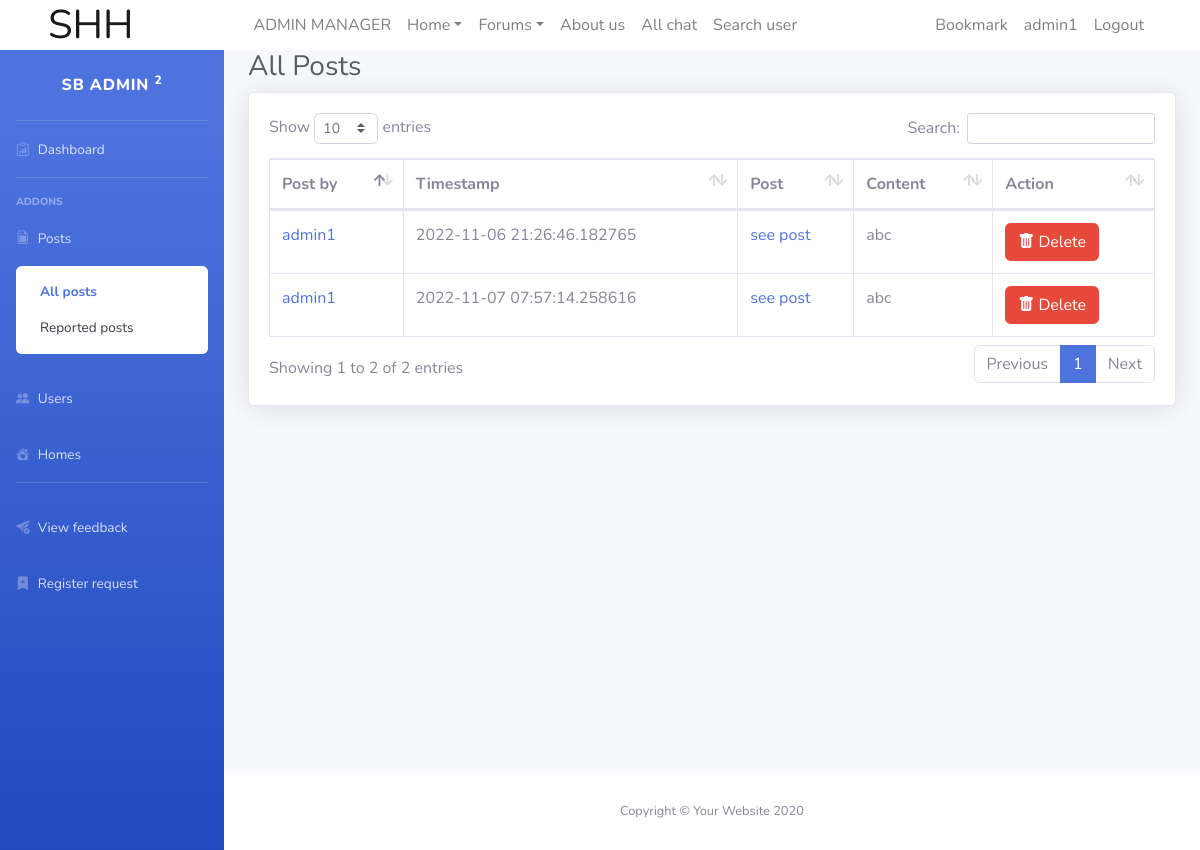
The page /admin/all_Posts (signed in) on the database its author committed.
### models/user.py (models this page shows)
class User(db.Model):
    id = db.Column(db.Integer, primary_key=True)
    username = db.Column(db.String(80), unique=True, nullable=False)
    email = db.Column(db.String(120), unique=True, nullable=False)
    password = db.Column(db.String(120), nullable=False)
    banned = db.Column(db.Boolean, nullable=True, default=False)
    role = db.Column(db.String(80), nullable=False, default=UserRole.MEMBER)
    posts = db.relationship('Post', back_populates="author")
    comments = db.relationship('Comment')
    reports = db.relationship('ReportPost', backref='user', lazy=True)
    reporthomes = db.relationship('ReportHome', backref='user', lazy=True)
    reportUsers = db.relationship('ReportUser', backref='user', lazy=True)
    reportUserDetail = db.relationship(
        'ReportUserDetail', backref='user', lazy=True)
    home = db.relationship('Home', backref='owner', lazy=True)
    RoomRequest = db.relationship(
        'RoomRequest', primaryjoin="User.id==RoomRequest.user_id", backref='user', lazy=True)

### models/post.py (models this page shows)
class Post(db.Model):
    id = db.Column(db.Integer, primary_key=True)
    content = db.Column(db.String(1000), unique=False, nullable=False)
    author_id = db.Column(db.Integer, db.ForeignKey('user.id'), nullable=False)
    timestamp = db.Column(db.DateTime, nullable=False, default=datetime.utcnow)
    author = db.relationship("User", back_populates="posts")
    image = db.relationship('PostImage', back_populates='post', uselist=False)
    upvotes = db.relationship('Upvote', back_populates="post")
    comments = db.relationship('Comment', backref='post', lazy=True)
    reports = db.relationship('ReportPost', backref='post', lazy=True)

### routers/admin.py (the view)
@admin_router.route("/all_Posts")
@admin_required
def all_Posts():
    return controllers.admin.all_Posts()

### app.py (called while the page is built)
@app.after_request
def apply_caching(response):
    response.headers["X-Frame-Options"] = "SAMEORIGIN"
    response.headers["HTTP-HEADER"] = "VALUE"
    return response

### controllers/admin.py (called while the page is built)
def all_Posts():
    posts = Post.query.all()
    return render_template('admin/allPosts.html', posts=posts)

### templates/admin/allPosts.html (shortened to what this page needs)
<!DOCTYPE html>
<html lang="en">
<head>
    <link href="../../static/css/admin/all.min.css" rel="stylesheet" type="text/css">
    <link href="../../static/css/admin/sb-admin-2.min.css" rel="stylesheet">
    <link href="../../static/css/admin/dataTables.bootstrap4.min.css" rel="stylesheet">
    <link rel="stylesheet" href="https://cdn.jsdelivr.net/npm/bootstrap-icons@1.9.1/font/bootstrap-icons.css">
</head>
<body id="page-top">
    {% include 'components/navbar.html' %}
    <div id="wrapper">
        <ul class="navbar-nav bg-gradient-primary sidebar sidebar-dark accordion" id="accordionSidebar">
            <a class="sidebar-brand d-flex align-items-center justify-content-center" href="index.html">
                <div class="sidebar-brand-text mx-3">SB Admin <sup>2</sup></div>
            </a>
            <hr class="sidebar-divider my-0">
            <li class="nav-item">
                <a class="nav-link" href="{{url_for('admin_router.dashBoard')}}" data-target="#deletePost">
                    <i class="bi bi-clipboard-data"></i>
                    <span>Dashboard</span></a>
            </li>
            <hr class="sidebar-divider">
            <div class="sidebar-heading">
                Addons
            </div>
            <li class="nav-item">
                <a class="nav-link collapsed" href="#" data-toggle="collapse" data-target="#collapsePages"
                    aria-expanded="true" aria-controls="collapsePages">
                    <i class="bi bi-file-earmark-post"></i>
                    <span>Posts</span>
                </a>
                <div id="collapsePages" class="collapse show" aria-labelledby="headingPages"
                    data-parent="#accordionSidebar">
                    <div class="bg-white py-2 collapse-inner rounded">
                        <a class="collapse-item active" href="{{url_for('admin_router.all_Posts')}}">All posts</a>
                        <a class="collapse-item" href="{{url_for('admin_router.reportedPosts')}}">Reported
                            posts</a>
                    </div>
                </div>
            </li>
            <li class="nav-item">
                <a class="nav-link collapsed" href="#" data-toggle="collapse" data-target="#collapseUsers"
                    aria-expanded="true" aria-controls="collapseUsers">
                    <i class="bi bi-people-fill"></i>
                    <span>Users</span>
                </a>
            </li>
            <li class="nav-item">
                <a class="nav-link collapsed" href="#" data-toggle="collapse" data-target="#collapseHomes"
                    aria-expanded="true" aria-controls="collapseHomes">
                    <i class="bi bi-house-heart-fill"></i>
                    <span>Homes</span>
                </a>
            </li>
            <hr class="sidebar-divider d-none d-md-block">
            <li class="nav-item">
                <a class="nav-link" href="{{url_for('admin_router.view_feedback')}}">
                    <i class="fas bi bi-send-check-fill"></i>
                    <span>View feedback</span></a>
            </li>
            <li class="nav-item">
                <a class="nav-link" href="{{url_for('admin_router.view_request_register')}}">
                    <i class="fas bi bi-bookmark-plus-fill"></i>
                    <span>Register request</span></a>
            </li>
        </ul>
        <div id="content-wrapper" class="d-flex flex-column">
            <div id="content">
                <div class="container-fluid">
                    <h1 class="h3 mb-2 text-gray-800">All Posts</h1>
                    <div class="card shadow mb-4">
                        <div class="card-body">
                            <div class="table-responsive">
                                <table class="table table-bordered" id="dataTable" width="100%" cellspacing="0">
                                    <thead>
                                        <tr>
                                            <th>Post by</th>
                                            <th>Timestamp</th>
                                            <th>Post</th>
                                            <th>Content</th>
                                            <th>Action</th>
                                        </tr>
                                    </thead>
                                    <tbody>
                                        {% for post in posts %}
                                        <tr>
                                            <td><a href="{{ url_for('user_router.profile', username = post.author.username) }}"
                                                    title="">{{post.author.username}}</a></td>
                                            <td>{{post.timestamp}}</td>
                                            <td><a href="/post/post_detail?id={{post.id}}" title="">see post</a>
                                            </td>
                                            <td>{{post.content}}</td>
                                            <td>
                                                <form onSubmit="if(!confirm('Delete this report?')){return false;}"
                                                    action="./delete_post" method="POST">
                                                    <button class="btn btn-danger" type="submit"><i
                                                            class="bi bi-trash-fill"></i>
                                                        Delete </button>
                                                </form>
                                            </td>
                                        </tr>
                                        {% endfor %}
                                    </tbody>
                                </table>
                            </div>
                        </div>
                    </div>
                </div>
            </div>
            <footer class="sticky-footer bg-white">
                <div class="container my-auto">
                    <div class="copyright text-center my-auto">
                        <span>Copyright &copy; Your Website 2020</span>
                    </div>
                </div>
            </footer>
        </div>
    </div>
</body>
</html>

### templates/components/navbar.html (shortened to what this page needs)
<header class="site-header">
  <nav class="navbar navbar-expand-lg bg-white navbar-light sticky-top p-0" style="height: 50px">
    <a href="{{ url_for('user_router.home') }}" class="navbar-brand d-flex align-items-center px-4 px-lg-5">
      <h1 class="m-0">SHH</h1>
    </a>
    <div class="collapse navbar-collapse" id="navbarCollapse">
      <div class="navbar-nav me-auto p-4 p-lg-5">
        {% if session.get('role') == 'ADMIN' %}
        <a href="{{url_for('admin_router.dashBoard')}}" class="nav-item nav-link">ADMIN MANAGER</a>
        {% endif %}
        <div class="nav-item dropdown">
          {% if session.get('role') == 'SELLER' %}
          <a href="#" class="nav-link dropdown-toggle" data-bs-toggle="dropdown">Home</a>
          <div class="dropdown-menu bg-light m-0">
            <a href="{{ url_for('home_router.load_home') }}" class="dropdown-item">My homes</a>
            <a href="{{ url_for('home_router.list_home') }}" class="dropdown-item">Find home</a>
            <a href="team.html" class="dropdown-item">...</a>
          </div>
          {% elif session.get('role') == 'MEMBER' %}
          <a href="#" class="nav-link dropdown-toggle" data-bs-toggle="dropdown">Home</a>
          <div class="dropdown-menu bg-light m-0">
            <a href="{{ url_for('home_router.list_home') }}" class="dropdown-item">Find home</a>
            <a href="team.html" class="dropdown-item">...</a>
          </div>
          {% elif session.get('role') == 'ADMIN' %}
          <a href="#" class="nav-link dropdown-toggle" data-bs-toggle="dropdown">Home</a>
          {% endif %}
        </div>
        <div class="nav-item dropdown">
          {% if session.get('username') != None%}
          <a href="#" class="nav-link dropdown-toggle" data-bs-toggle="dropdown">Forums</a>
          {% else %}
          <a href="#" class="nav-link dropdown-toggle" data-bs-toggle="dropdown">Forums</a>
          <div class="dropdown-menu bg-light m-0">
            <a href="{{ url_for('post_router.newfeed') }}" class="dropdown-item">Newfeeds</a>
            <a href="{{ url_for('post_router.search_post') }}" class="dropdown-item">Search post</a>
          </div>
          {% endif %}
        </div>
        <a href="contact.html" class="nav-item nav-link">About us</a>
        <a href="{{ url_for('chat_router.chat_all') }}" class="nav-item nav-link">All chat</a>
        <a href="{{ url_for('user_router.search_user') }}" class="nav-item nav-link">Search user</a>
      </div>
      <div class="navbar-nav ml-auto p-4 p-lg-5">
        <div class="navbar-nav">
          {% if session.get('username') != None %}
          <a class="nav-item nav-link" href="{{ url_for('user_router.bookmark')}}">Bookmark</a>
          <a class="nav-item nav-link"
            href="{{ url_for('user_router.profile', username = session['username']) }}">{{session['username']}}</a>
          <a class="nav-item nav-link" href="{{ url_for('user_router.logout')  }}">Logout</a>
          {% else %}
          <a class="nav-item nav-link" href="{{ url_for('user_router.login') }}">Login</a>
          <a class="nav-item nav-link" href="{{ url_for('user_router.register') }}">Register</a>
          {% endif %}
        </div>
      </div>
    </div>
  </nav>
</header>

### rows shown on the page
User: username "admin1"
Post: author.username "admin1", timestamp "2022-11-06 21:26:46.182765", content "abc"
Post: author.username "admin1", timestamp "2022-11-07 07:57:14.258616", content "abc"
